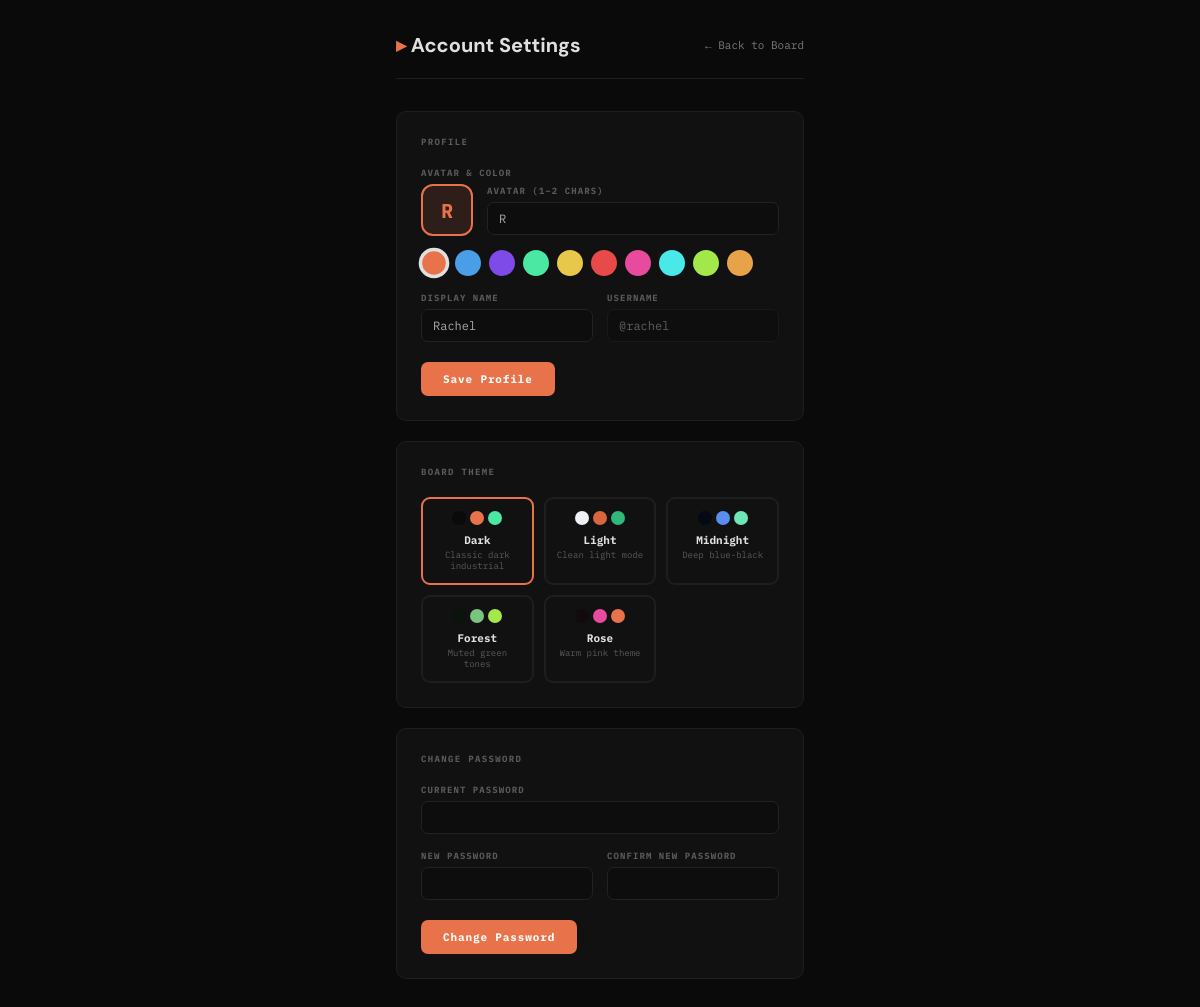
/settings.php (signed in), run on the app's committed database.
### tables this page shows
CREATE TABLE users (
    id           INTEGER PRIMARY KEY AUTOINCREMENT,
    username     TEXT UNIQUE NOT NULL,
    password     TEXT NOT NULL,
    display_name TEXT NOT NULL,
    avatar       TEXT NOT NULL,
    color        TEXT NOT NULL,
    role         TEXT NOT NULL DEFAULT 'member',
    created_at   DATETIME DEFAULT CURRENT_TIMESTAMP
);

### src/auth.php (called while the page is built, shortened)
<?php
function appBasePath(): string {
    $scriptName = $_SERVER['SCRIPT_NAME'] ?? '';
    $dir = str_replace('\\', '/', dirname($scriptName));
    if ($dir === '/' || $dir === '.') {
        return '';
    }
    return rtrim($dir, '/');
}
function appPath(string $path = ''): string {
    $base = appBasePath();
    $normalized = ltrim($path, '/');
    return ($base !== '' ? $base : '') . '/' . $normalized;
}

### public/settings.php (the view, shortened to what this page needs)
<?php
require_once '../src/auth.php';
$db   = getDB();
$ACCENT_COLORS = [
    '#e8734a', '#4a9ee8', '#7e4ae8', '#4ae8a3',
    '#e8c84a', '#e84a4a', '#e84a9e', '#4ae8e8',
    '#a3e84a', '#e8a34a',
];
$THEMES = [
    ['id' => 'dark',   'label' => 'Dark',   'desc' => 'Classic dark industrial'],
    ['id' => 'light',  'label' => 'Light',  'desc' => 'Clean light mode'],
    ['id' => 'midnight','label' => 'Midnight','desc' => 'Deep blue-black'],
    ['id' => 'forest', 'label' => 'Forest', 'desc' => 'Muted green tones'],
    ['id' => 'rose',   'label' => 'Rose',   'desc' => 'Warm pink theme'],
];
$stmt = $db->prepare("SELECT id, username, display_name, avatar, color, role FROM users WHERE id = ?");
$stmt->execute([$_SESSION['user_id']]);
$user = $stmt->fetch(PDO::FETCH_ASSOC);
?>
<!DOCTYPE html>
<html lang="en">
<head>
<link rel="stylesheet" href="<?= htmlspecialchars(appPath('assets/css/style.css')) ?>">
</head>
<body>
<div class="settings-wrap">
    <div class="settings-header">
        <div class="settings-title"><span>▸</span> Account Settings</div>
        <a href="<?= htmlspecialchars(appPath('index.php')) ?>" class="back-link">← Back to Board</a>
    </div>
    <div class="section-card">
        <div class="section-card-title">Profile</div>
        <form method="POST">
            <div class="form-group">
                <div class="field-label-sm">Avatar &amp; Color</div>
                <div class="avatar-row">
                    <div class="avatar-preview" id="avatar-preview"
                         style="color:<?= htmlspecialchars($user['color']) ?>;background:<?= htmlspecialchars($user['color']) ?>22;border-color:<?= htmlspecialchars($user['color']) ?>">
                        <span id="avatar-preview-text"><?= htmlspecialchars($user['avatar']) ?></span>
                    </div>
                    <div class="form-group" style="margin-bottom:0;flex:1">
                        <label class="field-label-sm" for="avatar-inp">Avatar (1–2 chars)</label>
                        <input type="text" id="avatar-inp" name="avatar"
                               maxlength="2" style="text-transform:uppercase"
                               value="<?= htmlspecialchars($user['avatar']) ?>">
                    </div>
                </div>
                <div class="color-row" id="color-row">
                    <?php foreach ($ACCENT_COLORS as $c): ?>
                    <label class="swatch-wrap" title="<?= htmlspecialchars($c) ?>">
                        <span class="dot" style="background:<?= htmlspecialchars($c) ?>"></span>
                    </label>
                    <?php endforeach; ?>
                </div>
            </div>
            <div class="form-row">
                <div class="form-group">
                    <label class="field-label-sm" for="display-name">Display Name</label>
                    <input type="text" id="display-name" name="display_name" maxlength="64"
                           value="<?= htmlspecialchars($user['display_name']) ?>">
                </div>
                <div class="form-group">
                    <label class="field-label-sm">Username</label>
                    <input type="text" value="@<?= htmlspecialchars($user['username']) ?>" disabled style="opacity:.5;cursor:not-allowed">
                </div>
            </div>
            <button type="submit" class="btn-save">Save Profile</button>
        </form>
    </div>
    <div class="section-card">
        <div class="section-card-title">Board Theme</div>
        <div class="theme-grid" id="theme-grid">
            <?php foreach ($THEMES as $th): ?>
            <label class="theme-card" id="theme-card-<?= $th['id'] ?>">
                <div class="theme-swatch-row" id="swatches-<?= $th['id'] ?>">
                </div>
                <div class="theme-card-name"><?= $th['label'] ?></div>
                <div class="theme-card-desc"><?= $th['desc'] ?></div>
            </label>
            <?php endforeach; ?>
        </div>
    </div>
    <div class="section-card">
        <div class="section-card-title">Change Password</div>
        <form method="POST">
            <div class="form-group">
                <label class="field-label-sm" for="current-pw">Current Password</label>
                <input type="password" id="current-pw" name="current_password" autocomplete="current-password">
            </div>
            <div class="form-row">
                <div class="form-group">
                    <label class="field-label-sm" for="new-pw">New Password</label>
                    <input type="password" id="new-pw" name="new_password" autocomplete="new-password" minlength="8">
                </div>
                <div class="form-group">
                    <label class="field-label-sm" for="confirm-pw">Confirm New Password</label>
                    <input type="password" id="confirm-pw" name="confirm_password" autocomplete="new-password">
                </div>
            </div>
            <button type="submit" class="btn-save">Change Password</button>
        </form>
    </div>
</div>
</body>
</html>

### public/assets/css/style.css (style rules this page uses)
*, *::before, *::after { box-sizing: border-box; margin: 0; padding: 0; }
:root { --bg: #0a0a0a; --bg-2: #0d0d0d; --bg-3: #111; --bg-4: #161616; --bg-5: #1a1a1a; --border: #1e1e1e; --border-2: #222; --border-3: #2a2a2a; --text: #e0e0e0; --text-2: #aaa; --text-3: #7a7a7a; --text-4: #5a5a5a; --text-5: #4a4a4a; --accent: #e8734a; --green: #4ae8a3; --yellow: #e8c84a; --blue: #4a9ee8; --red: #e84a4a; --font-mono: 'IBM Plex Mono', 'Courier New', monospace; --font-sans: 'DM Sans', system-ui, sans-serif; --radius: 7px; --radius-lg: 10px; }
html { scroll-behavior: smooth; }
body { background: var(--bg); color: var(--text); font-family: var(--font-mono); min-height: 100vh; display: flex; flex-direction: column; overflow-x: hidden; }
input[type="text"], input[type="password"], textarea, select { background: var(--bg-2); border: 1px solid var(--border-2); border-radius: var(--radius); color: var(--text-2); font-family: var(--font-mono); font-size: 12px; padding: 8px 11px; outline: none; transition: border-color .15s; width: 100%; }

### public/settings.php (style rules this page uses)
.settings-wrap { max-width: 680px; margin: 0 auto; padding: 32px 24px; }
.settings-header { display: flex; align-items: center; justify-content: space-between; margin-bottom: 32px; border-bottom: 1px solid var(--border); padding-bottom: 20px; }
.settings-title { font-family: var(--font-sans); font-size: 20px; font-weight: 700; }
.settings-title span { color: var(--accent); }
.back-link { font-size: 11px; color: var(--text-3); text-decoration: none; display: flex; align-items: center; gap: 6px; transition: color .15s; }
.section-card { background: var(--bg-3); border: 1px solid var(--border); border-radius: var(--radius-lg); padding: 24px; margin-bottom: 20px; }
.section-card-title { font-size: 9px; font-weight: 800; letter-spacing: .15em; text-transform: uppercase; color: var(--text-4); margin-bottom: 20px; }
.form-group { display: flex; flex-direction: column; gap: 6px; margin-bottom: 16px; }
.form-group:last-child { margin-bottom: 0; }
.form-row { display: flex; gap: 14px; }
.form-row .form-group { flex: 1; }
.field-label-sm { font-size: 9px; font-weight: 700; letter-spacing: .12em; text-transform: uppercase; color: var(--text-4); }
.btn-save { background: var(--accent); border: none; border-radius: var(--radius); color: #fff; cursor: pointer; font-family: var(--font-mono); font-size: 11px; font-weight: 700; letter-spacing: .08em; padding: 10px 22px; transition: opacity .15s; margin-top: 4px; }
.avatar-preview { width: 52px; height: 52px; border-radius: 12px; display: flex; align-items: center; justify-content: center; font-weight: 700; font-size: 20px; border: 2px solid currentColor; flex-shrink: 0; transition: background .2s, color .2s; }
.avatar-row { display: flex; gap: 14px; align-items: center; }
.avatar-row .form-group { flex: 1; margin-bottom: 0; }
.color-row { display: flex; gap: 8px; flex-wrap: wrap; margin-top: 8px; }
.swatch-wrap { position: relative; }
.swatch-wrap .dot { width: 26px; height: 26px; border-radius: 50%; cursor: pointer; border: 3px solid transparent; display: block; transition: transform .12s, border-color .12s; }
.swatch-wrap input[type="radio"]:checked + .dot { border-color: var(--text); transform: scale(1.18); }
.theme-grid { display: grid; grid-template-columns: repeat(auto-fill, minmax(110px,1fr)); gap: 10px; }
.theme-card { border: 2px solid var(--border); border-radius: 9px; padding: 12px 10px; cursor: pointer; transition: border-color .15s; text-align: center; position: relative; }
.theme-card.selected { border-color: var(--accent); }
.theme-card-name { font-size: 11px; font-weight: 700; margin-bottom: 2px; }
.theme-card-desc { font-size: 9px; color: var(--text-4); }
.theme-swatch-row { display: flex; gap: 4px; justify-content: center; margin-bottom: 8px; }

### data on the page
users: avatar "R", display_name "Rachel", username "@rachel"

### other printed values
$th['label'] "Dark"
$th['desc'] "Classic dark industrial"
$th['label'] "Light"
$th['desc'] "Clean light mode"
$th['label'] "Midnight"
$th['desc'] "Deep blue-black"
$th['label'] "Forest"
$th['desc'] "Muted green tones"
$th['label'] "Rose"
$th['desc'] "Warm pink theme"
